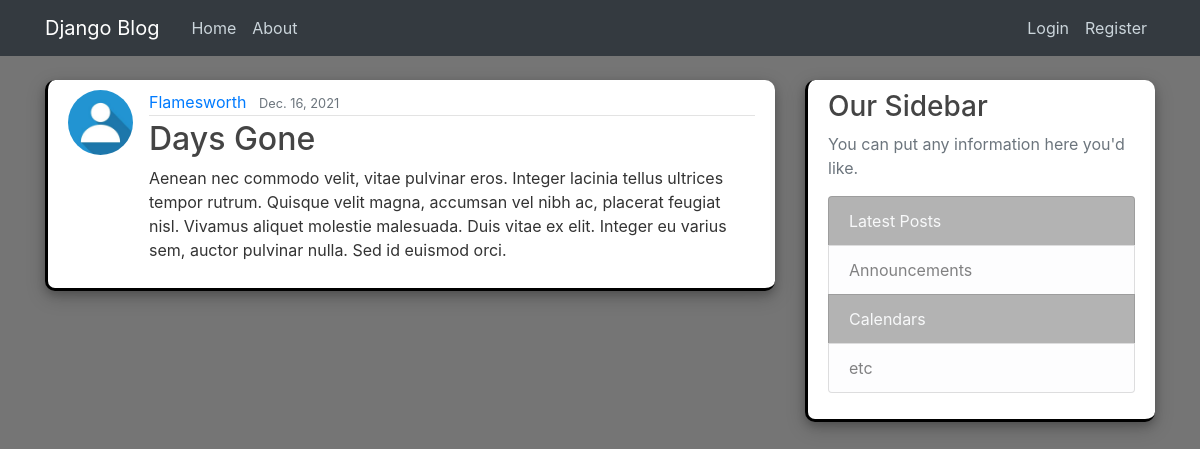
The app's page /post/14/ with its own data.
### blog/models.py (models this page shows, shortened)
class Post(models.Model):
    game = models.CharField(max_length=100)
    content = models.TextField()
    date_published = models.DateTimeField(default=timezone.now)
    developer = models.ForeignKey(User, on_delete=models.CASCADE)

### users/models.py (models this page shows, shortened)
class Profile(models.Model):
    user = OneToOneField(User, on_delete=models.CASCADE)
    image = models.ImageField(default='default.jpg', upload_to='profile_pics')

### blog/views.py (the view)
# urls.py: path('post/<int:pk>/', PostDetailView.as_view(), name="post-detail"),
class PostDetailView(DetailView):
    model = Post

### blog/templates/blog/post_detail.html (shortened to what this page needs)
{% extends "blog/base.html" %}
{% block section %}
    <article class="media content-section block-border">
        <img class="rounded-circle article-img" src="{{ object.developer.profile.image.url }}" alt="Profile Picture">
        <div class="media-body">
            <div class="article-metadata">
                <a class="mr-2" href="{% url 'user-posts' object.developer.username %}">{{ object.developer }}</a>
                <small class="text-muted">{{ object.date_published|date:"N d, Y" }}</small>
            </div>
            <h2 class="article-title">{{ object.game }}</h2>
            <p class="article-content">{{ object.content }}</p>
        </div>
    </article>
{% endblock section %}

### blog/static/blog/main.css (style rules this page uses)
body { background: #757575; color: #333333; margin-top: 5rem; }
h1, h2, h3, h4, h5, h6 { color: #444444; }
.content-section { background: #ffffff; padding: 10px 20px; border: 1px solid #dddddd; border-radius: 3px; margin-bottom: 20px; }
.article-title { color: #444444; }
.article-content { white-space: pre-line; }
.article-img { height: 65px; width: 65px; margin-right: 16px; }
.article-metadata { padding-bottom: 1px; margin-bottom: 4px; border-bottom: 1px solid #e3e3e3 }
.block-border { border-right: 20px; border-top: 20px; border-radius: 10px; border-color: black; border-width: 3px; box-shadow: 0 4px 8px 0 rgba(0, 0, 0, 0.2), 0 6px 20px 0 rgba(0, 0, 0, 0.19); }

### records on screen
Post: developer.profile.image (placeholder picture), developer "Flamesworth", date_published "Dec. 16, 2021", game "Days Gone", content "Aenean nec commodo velit, vitae pulvinar eros. Integer lacinia tellus ultrices tempor rutrum. Quisque velit magna, accumsan vel nibh ac, placerat feugiat nisl. Vivamus aliquet molestie malesuada. Duis vitae ex elit. Integer eu varius sem, auctor pulvinar nulla. Sed id euismod orci."
